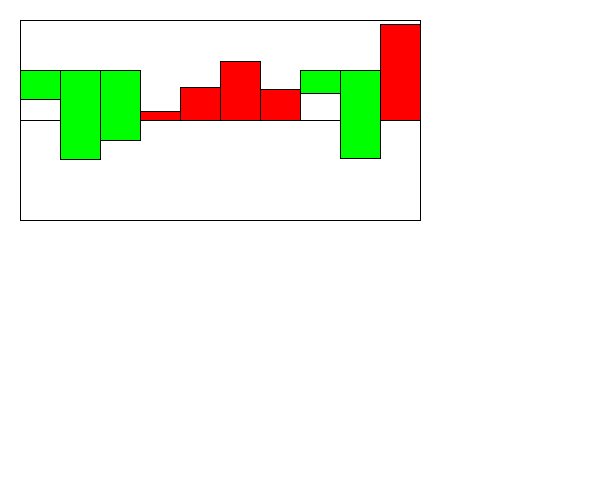
Frame 1 (no input)
Frame 60 (the mouse pressed at the canvas centre just before this capture): identical to frame 1, image omitted
Frame 120 (the mouse held since frame 60 and released just before this capture): identical to frame 1, image omitted

The Processing sketch that drew this single still picture (run headless with seeded random() and noise(); from frame 60 on, the mouse is pressed at the canvas centre):

// Processing sketch: Section1
// ── Section1.pde
int MAX_VALUE = 100;
int MIN_VALUE = -100;
Visualizer v;

/*You are simulating a visualizer of multiple values
 You need to create a display method first. 
 Then you can make a method that changes the values each time the update is called. 
 */
class Visualizer {
  float x, y;
  float [] values;
  float [] speeds;
  Visualizer(float x, float y) {
    this.x = x;
    this.y = y;
    values = new float[10];
    speeds = new float[10];
    for (int i = 0; i < values.length; i++) {
      values[i] = random(-99, 99);
      speeds[i] = random(2);
    }
  }

  void display() {
    //draw the bars equally spaced inside this box. 
    //You can assume 10, but it would be even better 
    //if you could modify it to be larger increments.
    fill(255);
    rect(x, y, 400, 200);
    //This is a 200x400 box.
    //The width of the visualizer is 400! This rect is the border

    //the line is the 0 y-value, the top is 100, the bottom is -100
    line(x, y+100, x+400, y+100);

    //You need to use a loop. You need to make the HEIGHT of the bars 
    //the values in the array.
    //Negative values are red, and go below the line.
    //Positive values are green and go above the line.

    //???WRITE THIS METHOD FIRST!!!
    //THESE ARE WRONG: They just illustrate how they could look
    //fill(255, 0, 0);
    //rect(x+40, y+100, 60, 50);
    //fill(0, 255, 0);
    //rect(x+120, y+50, 60, 50);
    float w = 40.0; //the width of the bars
    for(int i = 0; i < values.length; i++) {
      if(values[i] < 0){
        fill(255,0, 0);
        rect(x+(i*w), y+100, w, values[i]);
      } else {
        fill(0, 255, 0);
        rect(x+(i*w), y+50, w, values[i]);
      }
    }

    //Width of the visualizer is 400!

  
  }
  void update() {
    //???WRITE THIS METHOD SECOND!!!
    for (int i = 0; i < values.length; i++) {
      values[i] += speeds[i]; //the speed updates the values. Do not touch this.
      //??? keep them values between max/min value so they stay in the box.

      //??? reverse the speeds so the bar oscillates up/down when it reaches max/min

      
    }
  }
}

void setup() {
  size(600, 500);
  v = new Visualizer(20, 20);
}
void draw() {
  background(255);
  v.display();
  //v.update();
}
